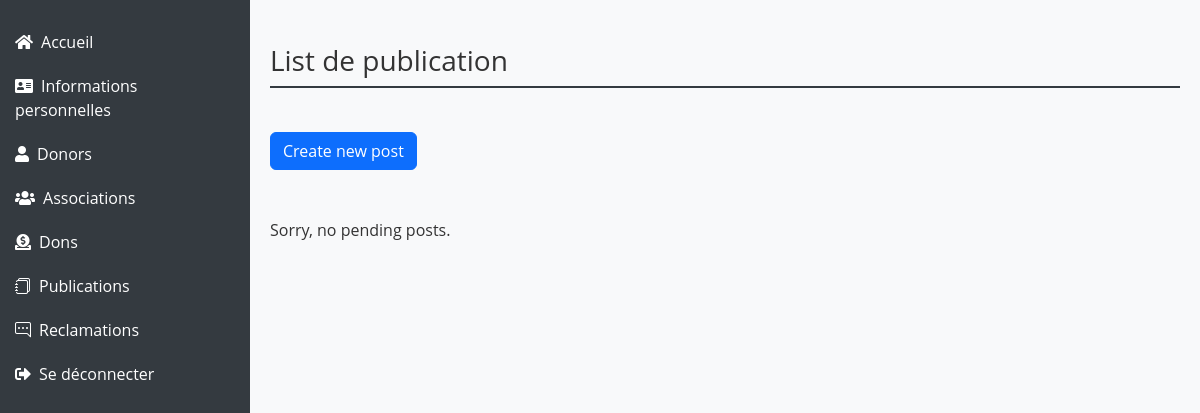
The app's page /publications/PubList/ (signed in), older data.
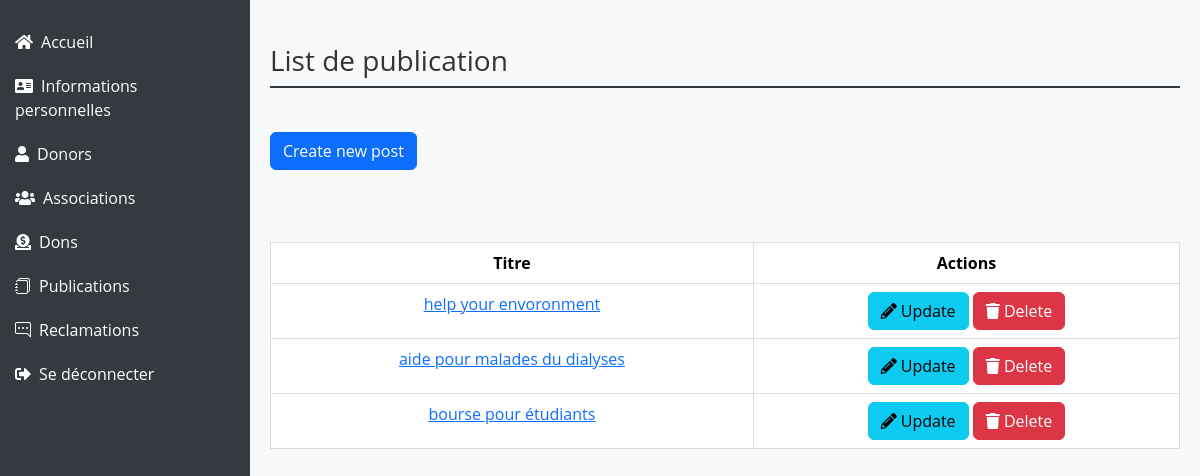
The same page, newer data.
### publications/models.py (models this page shows, shortened)
class Publication(models.Model):
    id=models.AutoField(primary_key=True)
    titre=models.CharField(max_length=150)
    contenu=models.TextField()
    date=models.DateTimeField(default=timezone.now)
    image=models.ImageField(upload_to='photos/%y/%m/%d', blank=True)
    montant=models.DecimalField(max_digits=20,decimal_places=2)
    user=models.ForeignKey(User,on_delete=models.CASCADE,null=True)
    category = models.ForeignKey(Category, on_delete=models.CASCADE,null=True,blank=True)
    objects = models.Manager()
    class Meta:
        ordering=['-date']

### publications/views.py (the view)
# urls.py: path('PubList/',views.PubList,name='PubList'),
@login_required
def PubList(request):
    publications = Publication.objects.filter(user=request.user)
    return render(request, 'publications/list.html', {'publications': publications})

### templates/publications/list.html (shortened to what this page needs)
{% load static %}
<!DOCTYPE html>
<html lang="en">
<head>
    <link href="https://cdn.jsdelivr.net/npm/bootstrap@5.3.2/dist/css/bootstrap.min.css" rel="stylesheet">
    <link href="https://cdnjs.cloudflare.com/ajax/libs/font-awesome/5.15.4/css/all.min.css" rel="stylesheet">
    <link href="https://cdn.jsdelivr.net/npm/bootstrap-icons/font/bootstrap-icons.css" rel="stylesheet">
</head>
<body>
<div class="sidebar">
    <ul class="nav flex-column">
        <li class="nav-item">
            <a class="nav-link text-white" href="/"><i class="fas fa-home me-2"></i>Accueil</a>
        </li>
        <li class="nav-item">
            <a class="nav-link text-white" href="{% url 'dashboardAdmin' %}"><i class="fas fa-address-card me-2"></i>Informations personnelles</a>
        </li>
        <li class="nav-item">
            <a class="nav-link text-white" href="{% url 'donors' %}"><i class="fas fa-user me-2"></i>Donors</a>
        </li>
        <li class="nav-item">
            <a class="nav-link text-white" href="{% url 'associations' %}"><i class="fas fa-users me-2"></i>Associations</a>
        </li>
        <li class="nav-item">
            <a class="nav-link text-white" href="{% url 'dons' %}"><i class="fas fa-donate me-2"></i>Dons</a>
        </li>
        <li class="nav-item">
            <a class="nav-link text-white" href="{% url 'PubList' %}"><i class="bi bi-journals me-2"></i>Publications</a>
        </li>
        <li class="nav-item">
            <a class="nav-link text-white" href="{% url 'reclamations' %}"><i class="bi bi-chat-right-dots me-2"></i>Reclamations</a>
        </li>
        <li class="nav-item">
            <a class="nav-link text-white" href="{% url 'logout' %}"><i class="fas fa-sign-out-alt me-2"></i>Se déconnecter</a>
        </li>
    </ul>
</div>
<div class="main-content">
    <h1 class="mt-4">List de publication</h1>
    <br>
    <a href="{% url 'create' %}" class="btn btn-primary">Create new post</a>
    <br>
    <br>
    <br>
    {% if publications %}
        <div class="table-responsive mt-4">
            <table class="table table-bordered table-hover">
                <thead class="thead-dark">
                    <tr>
                        <th style="text-align: center">Titre</th>
                        <th style="text-align: center">Actions</th>
                    </tr>
                </thead>
                <tbody>
                    {% for p in publications %}
                    <tr>
                        <td style="text-align: center">
                            <a href="{% url 'detail' p.id %}">{{ p.titre }}</a>
                        </td>
                        <td style="text-align: center">
                            <a href="{% url 'update' p.id %}" class="btn btn-info"><i class="fas fa-pencil-alt"></i> Update</a>
                            <a href="{% url 'delete' p.id %}" class="btn btn-danger"><i class="fas fa-trash"></i> Delete</a>
                        </td>
                    </tr>
                    {% endfor %}
                </tbody>
            </table>
        </div>
    {% else %}
        <p>Sorry, no pending posts.</p>
    {% endif %}
</div>
</body>
</html>

Row changes from the older to the newer data that the page shows:
added Publication: titre "help your envoronment"
added Publication: titre "aide pour malades du dialyses"
added Publication: titre "bourse pour étudiants"
Text that changed along with them:
text no longer shown: "Sorry, no pending posts."
text now shown: "Titre Actions"
